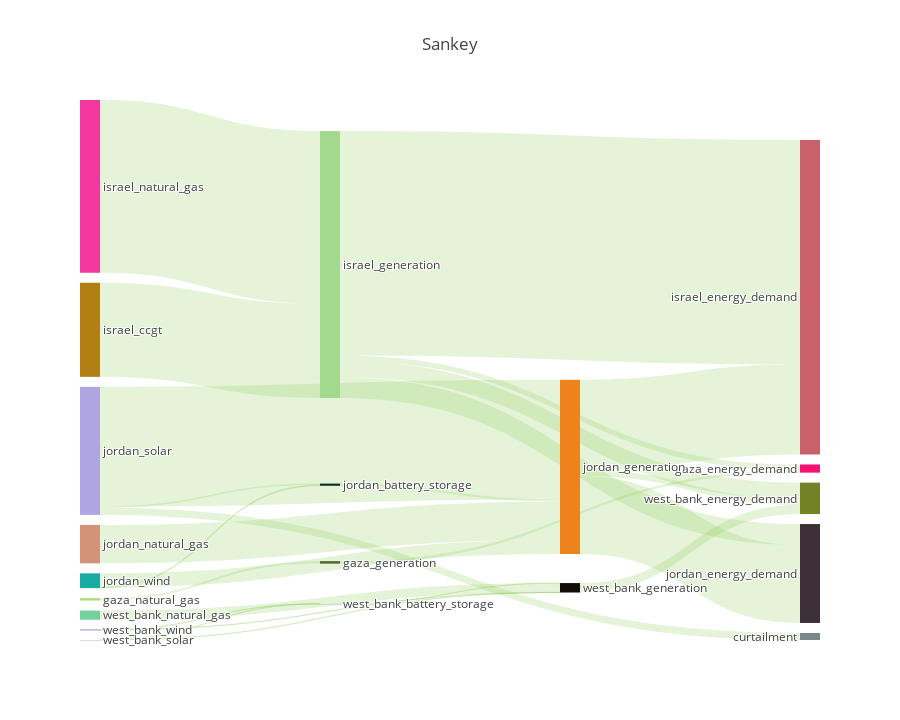

Write notebook code for a chart like this one.
### Code cell
import plotly.io as pio
import plotly.graph_objs as go
from plotly.offline import download_plotlyjs, init_notebook_mode, plot, iplot
pio.renderers.default = 'iframe'

results['COO'].plot_flows_sankey()

### Figure 1 — Plotly figure (JSON) as saved in the notebook; plotly's stock layout.template omitted (floating-point values rounded to 4 significant figures)
{"data": [{"domain": {"x": [0, 1], "y": [0, 1]}, "link": {"color": ["rgba(127, 194, 65, 0.2)", "rgba(127, 194, 65, 0.2)", "rgba(127, 194, 65, 0.2)", "rgba(127, 194, 65, 0.2)", "rgba(127, 194, 65, 0.2)", "rgba(127, 194, 65, 0.2)", "rgba(127, 194, 65, 0.2)", "rgba(127, 194, 65, 0.2)", "rgba(127, 194, 65, 0.2)", "rgba(127, 194, 65, 0.2)", "rgba(127, 194, 65, 0.2)", "rgba(127, 194, 65, 0.2)", "rgba(127, 194, 65, 0.2)", "rgba(127, 194, 65, 0.2)", "rgba(127, 194, 65, 0.2)", "rgba(127, 194, 65, 0.2)", "rgba(127, 194, 65, 0.2)", "rgba(127, 194, 65, 0.2)", "rgba(127, 194, 65, 0.2)", "rgba(127, 194, 65, 0.2)", "rgba(127, 194, 65, 0.2)", "rgba(127, 194, 65, 0.2)", "rgba(127, 194, 65, 0.2)", "rgba(127, 194, 65, 0.2)", "rgba(127, 194, 65, 0.2)", "rgba(127, 194, 65, 0.2)", "rgba(127, 194, 65, 0.2)", "rgba(127, 194, 65, 0.2)", "rgba(127, 194, 65, 0.2)", "rgba(127, 194, 65, 0.2)", "rgba(127, 194, 65, 0.2)", "rgba(127, 194, 65, 0.2)", "rgba(127, 194, 65, 0.2)", "rgba(127, 194, 65, 0.2)", "rgba(127, 194, 65, 0.2)", "rgba(127, 194, 65, 0.2)", "rgba(127, 194, 65, 0.2)", "rgba(127, 194, 65, 0.2)", "rgba(127, 194, 65, 0.2)", "rgba(127, 194, 65, 0.2)", "rgba(127, 194, 65, 0.2)", "rgba(127, 194, 65, 0.2)", "rgba(127, 194, 65, 0.2)", "rgba(127, 194, 65, 0.2)", "rgba(127, 194, 65, 0.2)", "rgba(127, 194, 65, 0.2)", "rgba(127, 194, 65, 0.2)", "rgba(127, 194, 65, 0.2)", "rgba(127, 194, 65, 0.2)", "rgba(127, 194, 65, 0.2)", "rgba(127, 194, 65, 0.2)", "rgba(127, 194, 65, 0.2)"], "source": [0, 34, 2, 32, 4, 5, 5, 5, 39, 7, 8, 9, 35, 35, 35, 35, 11, 12, 12, 12, 13, 13, 13, 41, 15, 16, 17, 40, 40, 40, 19, 20, 21, 21, 21, 22, 22, 22, 43, 24, 25, 26, 42, 42, 42, 28, 29, 29, 29, 30, 30, 30], "target": [31, 32, 32, 31, 32, 33, 34, 32, 35, 35, 35, 35, 31, 36, 37, 38, 35, 33, 39, 35, 33, 39, 35, 40, 40, 40, 40, 36, 37, 38, 40, 40, 33, 41, 40, 33, 41, 40, 42, 42, 42, 42, 36, 37, 38, 42, 33, 43, 42, 33, 43, 42], "value": [0, 0, 0, 700400.0, 700400.0, 0, 0, 0, 0, 26900000.0, 0, 0, 1634000.0, 64120000.0, 5939000.0, 4596000.0, 49390000.0, 0, 0, 0, 0, 0, 0, 610800.0, 0, 0, 0, 25780000.0, 22340000.0, 1689000.0, 10990000.0, 0, 2010000.0, 375300.0, 34220000.0, 0, 235500.0, 3989000.0, 1756.0, 0, 0, 0, 0, 0, 2694000.0, 2615000.0, 0, 284.2, 3464.0, 0, 1472.0, 73400.0]}, "node": {"color": ["bb32c4", "e006a4", "b46697", "87ec7c", "a8dd7f", "6f9ae0", "bef060", "b27f12", "1899b0", "4636db", "280607", "f2389e", "4e8b2a", "d8eaa9", "6c2a74", "ca5162", "3fac48", "06fc4c", "934fea", "d49379", "814a36", "b0a5e3", "1aaba3", "3cc056", "d9da1d", "779305", "b81158", "695d41", "74d09e", "abbacf", "2519ac", "f61275", "53642e", "79898e", "1b6fdb", "a2d98f", "cb6168", "3d3039", "728224", "c18d2c", "ed831a", "0d2c26", "130d09", "90cc92"], "label": ["egypt_generation", "gaza_battery_storage", "gaza_diesel", "gaza_generation", "gaza_natural_gas", "gaza_solar", "israel_battery_storage", "israel_ccgt", "israel_coal", "israel_diesel", "israel_generation", "israel_natural_gas", "israel_solar", "israel_wind", "jordan_battery_storage", "jordan_ccgt", "jordan_coal", "jordan_diesel", "jordan_generation", "jordan_natural_gas", "jordan_shale", "jordan_solar", "jordan_wind", "west_bank_battery_storage", "west_bank_ccgt", "west_bank_coal", "west_bank_diesel", "west_bank_generation", "west_bank_natural_gas", "west_bank_solar", "west_bank_wind", "gaza_energy_demand", "gaza_generation", "curtailment", "gaza_battery_storage", "israel_generation", "israel_energy_demand", "jordan_energy_demand", "west_bank_energy_demand", "israel_battery_storage", "jordan_generation", "jordan_battery_storage", "west_bank_generation", "west_bank_battery_storage"], "line": {"color": "black", "width": 0}, "pad": 10}, "orientation": "h", "type": "sankey", "valueformat": ".0f"}], "layout": {"font": {"size": 12}, "height": 720, "title": "Sankey"}}
